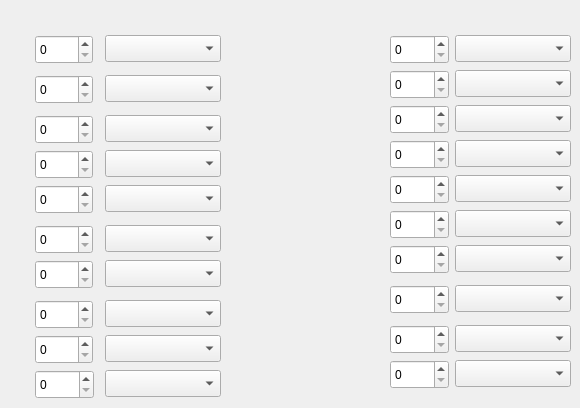
   <widget class="QWidget" name="tab3">
    <attribute name="title">
     <string>Attacks</string>
    </attribute>
    <widget class="QComboBox" name="move1">
     <property name="geometry">
      <rect>
       <x>105</x>
       <y>35</y>
       <width>116</width>
       <height>27</height>
      </rect>
     </property>
    </widget>
    <widget class="QSpinBox" name="moveLvl1">
     <property name="geometry">
      <rect>
       <x>35</x>
       <y>35</y>
       <width>58</width>
       <height>29</height>
      </rect>
     </property>
     <property name="maximum">
      <number>100</number>
     </property>
    </widget>
    <widget class="QComboBox" name="move2">
     <property name="geometry">
      <rect>
       <x>105</x>
       <y>75</y>
       <width>116</width>
       <height>27</height>
      </rect>
     </property>
    </widget>
    <widget class="QSpinBox" name="moveLvl2">
     <property name="geometry">
      <rect>
       <x>35</x>
       <y>75</y>
       <width>58</width>
       <height>29</height>
      </rect>
     </property>
     <property name="maximum">
      <number>100</number>
     </property>
    </widget>
    <widget class="QComboBox" name="move3">
     <property name="geometry">
      <rect>
       <x>105</x>
       <y>115</y>
       <width>116</width>
       <height>27</height>
      </rect>
     </property>
    </widget>
    <widget class="QSpinBox" name="moveLvl3">
     <property name="geometry">
      <rect>
       <x>35</x>
       <y>115</y>
       <width>58</width>
       <height>29</height>
      </rect>
     </property>
     <property name="maximum">
      <number>100</number>
     </property>
    </widget>
    <widget class="QComboBox" name="move4">
     <property name="geometry">
      <rect>
       <x>105</x>
       <y>150</y>
       <width>116</width>
       <height>27</height>
      </rect>
     </property>
    </widget>
    <widget class="QSpinBox" name="moveLvl4">
     <property name="geometry">
      <rect>
       <x>35</x>
       <y>150</y>
       <width>58</width>
       <height>29</height>
      </rect>
     </property>
     <property name="maximum">
      <number>100</number>
     </property>
    </widget>
    <widget class="QComboBox" name="move5">
     <property name="geometry">
      <rect>
       <x>105</x>
       <y>185</y>
       <width>116</width>
       <height>27</height>
      </rect>
     </property>
    </widget>
    <widget class="QSpinBox" name="moveLvl5">
     <property name="geometry">
      <rect>
       <x>35</x>
       <y>185</y>
       <width>58</width>
       <height>29</height>
      </rect>
     </property>
     <property name="maximum">
      <number>100</number>
     </property>
    </widget>
    <widget class="QComboBox" name="move6">
     <property name="geometry">
      <rect>
       <x>105</x>
       <y>225</y>
       <width>116</width>
       <height>27</height>
      </rect>
     </property>
    </widget>
    <widget class="QSpinBox" name="moveLvl6">
     <property name="geometry">
      <rect>
       <x>35</x>
       <y>225</y>
       <width>58</width>
       <height>29</height>
      </rect>
     </property>
     <property name="maximum">
      <number>100</number>
     </property>
    </widget>
    <widget class="QComboBox" name="move7">
     <property name="geometry">
      <rect>
       <x>105</x>
       <y>260</y>
       <width>116</width>
       <height>27</height>
      </rect>
     </property>
    </widget>
    <widget class="QSpinBox" name="moveLvl7">
     <property name="geometry">
      <rect>
       <x>35</x>
       <y>260</y>
       <width>58</width>
       <height>29</height>
      </rect>
     </property>
     <property name="maximum">
      <number>100</number>
     </property>
    </widget>
    <widget class="QComboBox" name="move8">
     <property name="geometry">
      <rect>
       <x>105</x>
       <y>300</y>
       <width>116</width>
       <height>27</height>
      </rect>
     </property>
    </widget>
    <widget class="QSpinBox" name="moveLvl8">
     <property name="geometry">
      <rect>
       <x>35</x>
       <y>300</y>
       <width>58</width>
       <height>29</height>
      </rect>
     </property>
     <property name="maximum">
      <number>100</number>
     </property>
    </widget>
    <widget class="QComboBox" name="move9">
     <property name="geometry">
      <rect>
       <x>105</x>
       <y>335</y>
       <width>116</width>
       <height>27</height>
      </rect>
     </property>
    </widget>
    <widget class="QSpinBox" name="moveLvl9">
     <property name="geometry">
      <rect>
       <x>35</x>
       <y>335</y>
       <width>58</width>
       <height>29</height>
      </rect>
     </property>
     <property name="maximum">
      <number>100</number>
     </property>
    </widget>
    <widget class="QComboBox" name="move10">
     <property name="geometry">
      <rect>
       <x>105</x>
       <y>370</y>
       <width>116</width>
       <height>27</height>
      </rect>
     </property>
    </widget>
    <widget class="QSpinBox" name="moveLvl10">
     <property name="geometry">
      <rect>
       <x>35</x>
       <y>370</y>
       <width>59</width>
       <height>29</height>
      </rect>
     </property>
     <property name="maximum">
      <number>100</number>
     </property>
    </widget>
    <widget class="QComboBox" name="move11">
     <property name="geometry">
      <rect>
       <x>455</x>
       <y>35</y>
       <width>116</width>
       <height>27</height>
      </rect>
     </property>
    </widget>
    <widget class="QComboBox" name="move12">
     <property name="geometry">
      <rect>
       <x>455</x>
       <y>70</y>
       <width>116</width>
       <height>27</height>
      </rect>
     </property>
    </widget>
    <widget class="QComboBox" name="move13">
     <property name="geometry">
      <rect>
       <x>455</x>
       <y>105</y>
       <width>116</width>
       <height>27</height>
      </rect>
     </property>
    </widget>
    <widget class="QComboBox" name="move14">
     <property name="geometry">
      <rect>
       <x>455</x>
       <y>140</y>
       <width>116</width>
       <height>27</height>
      </rect>
     </property>
    </widget>
    <widget class="QComboBox" name="move15">
     <property name="geometry">
      <rect>
       <x>455</x>
       <y>175</y>
       <width>116</width>
       <height>27</height>
      </rect>
     </property>
    </widget>
    <widget class="QComboBox" name="move16">
     <property name="geometry">
      <rect>
       <x>455</x>
       <y>210</y>
       <width>116</width>
       <height>27</height>
      </rect>
     </property>
    </widget>
    <widget class="QComboBox" name="move17">
     <property name="geometry">
      <rect>
       <x>455</x>
       <y>245</y>
       <width>116</width>
       <height>27</height>
      </rect>
     </property>
    </widget>
    <widget class="QComboBox" name="move18">
     <property name="geometry">
      <rect>
       <x>455</x>
       <y>285</y>
       <width>116</width>
       <height>27</height>
      </rect>
     </property>
    </widget>
    <widget class="QComboBox" name="move19">
     <property name="geometry">
      <rect>
       <x>455</x>
       <y>325</y>
       <width>116</width>
       <height>27</height>
      </rect>
     </property>
    </widget>
    <widget class="QComboBox" name="move20">
     <property name="geometry">
      <rect>
       <x>455</x>
       <y>360</y>
       <width>116</width>
       <height>27</height>
      </rect>
     </property>
    </widget>
    <widget class="QSpinBox" name="moveLvl11">
     <property name="geometry">
      <rect>
       <x>390</x>
       <y>35</y>
       <width>59</width>
       <height>29</height>
      </rect>
     </property>
     <property name="maximum">
      <number>100</number>
     </property>
    </widget>
    <widget class="QSpinBox" name="moveLvl12">
     <property name="geometry">
      <rect>
       <x>390</x>
       <y>70</y>
       <width>59</width>
       <height>29</height>
      </rect>
     </property>
     <property name="maximum">
      <number>100</number>
     </property>
    </widget>
    <widget class="QSpinBox" name="moveLvl13">
     <property name="geometry">
      <rect>
       <x>390</x>
       <y>105</y>
       <width>59</width>
       <height>29</height>
      </rect>
     </property>
     <property name="maximum">
      <number>100</number>
     </property>
    </widget>
    <widget class="QSpinBox" name="moveLvl14">
     <property name="geometry">
      <rect>
       <x>390</x>
       <y>140</y>
       <width>59</width>
       <height>29</height>
      </rect>
     </property>
     <property name="maximum">
      <number>100</number>
     </property>
    </widget>
    <widget class="QSpinBox" name="moveLvl15">
     <property name="geometry">
      <rect>
       <x>390</x>
       <y>175</y>
       <width>59</width>
       <height>29</height>
      </rect>
     </property>
     <property name="maximum">
      <number>100</number>
     </property>
    </widget>
    <widget class="QSpinBox" name="moveLvl16">
     <property name="geometry">
      <rect>
       <x>390</x>
       <y>210</y>
       <width>59</width>
       <height>29</height>
      </rect>
     </property>
     <property name="maximum">
      <number>100</number>
     </property>
    </widget>
    <widget class="QSpinBox" name="moveLvl17">
     <property name="geometry">
      <rect>
       <x>390</x>
       <y>245</y>
       <width>59</width>
       <height>29</height>
      </rect>
     </property>
     <property name="maximum">
      <number>100</number>
     </property>
    </widget>
    <widget class="QSpinBox" name="moveLvl18">
     <property name="geometry">
      <rect>
       <x>390</x>
       <y>285</y>
       <width>59</width>
       <height>29</height>
      </rect>
     </property>
     <property name="maximum">
      <number>100</number>
     </property>
    </widget>
    <widget class="QSpinBox" name="moveLvl19">
     <property name="geometry">
      <rect>
       <x>390</x>
       <y>325</y>
       <width>59</width>
       <height>29</height>
      </rect>
     </property>
     <property name="maximum">
      <number>100</number>
     </property>
    </widget>
    <widget class="QSpinBox" name="moveLvl20">
     <property name="geometry">
      <rect>
       <x>390</x>
       <y>360</y>
       <width>59</width>
       <height>29</height>
      </rect>
     </property>
     <property name="maximum">
      <number>100</number>
     </property>
    </widget>
   </widget>
